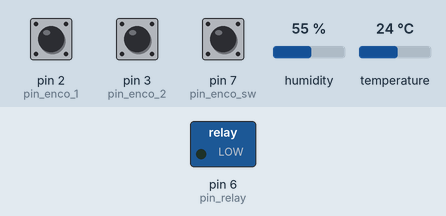
Simulated run of this sketch. Board: Arduino Uno, built with avr-gcc and run on an emulated ATmega328P. On the bench: switched loads named in the sketch (green lamp = pin HIGH). The inputs (shaded band) are chosen by the test bench; at power-on: pin 2 (pin_enco_1) HIGH, pin 3 (pin_enco_2) HIGH, pin 7 (pin_enco_sw) HIGH, humidity 55 %, temperature 24 °C.

Above: at 0.1 s.
At 3.1 s:
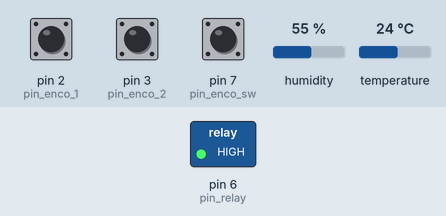
Timing chart, 0 to 4.6 s (numbered marks = the images above):
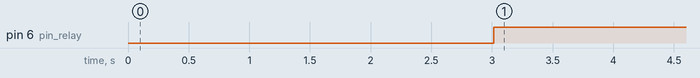

The sketch:

proofing_box.ino
```cpp
// Bread Proofing Box
// michael@mwild.me
//
// Maintains a constant temperature inside a proofing box by turning on/off
// a heating pad connected to a relay.
//

#include "DHT.h" // Adafruit DHT Sensor Library - tested with v1.3.10
#include "SoftwareSerial.h"

const boolean debug = false;
const int pin_enco_1 = 2; // 2/3 are special pins. the encoder must be here
const int pin_enco_2 = 3;
const int pin_enco_sw = 7; // encoder switch
const int pin_disp_tx = 4; // pin that the display RX is connected to.
const int pin_disp_rx = 11; // needed to create the software serial. doesn't need physical connection
const int baud_rate = 9600; // set correct baud rate. default of s7s is 9600
const int disp_brightness = 255;
const int pin_dht = 5; // pin that the DHT is connected to
const int dht_type = DHT22; // DHT 22 (AM2302)
const int refresh_freq = 100; // time to wait between loops
const float enco_sensitivity = 0.25; // how much does the encoder need to turn to update 1 deg c
const int pin_relay = 6; // pin the relay is connected to
const float cushion_temp = 2.0; // how many degrees change is required to change the relay state

char buff[10]; // display output buffer
volatile int enco_prev = 0; // previous encoder direction
volatile long enco_value = 100; // the current encoder value
volatile float target_temp = 0; // the target temperature
boolean setup_mode = false; // are we currently in setup mode, or normal mode?
unsigned long time_now = 0; // current uptime in ms
float current_temp = 0; // current temperature

SoftwareSerial disp(pin_disp_rx, pin_disp_tx); // the display

DHT dht(pin_dht, dht_type); // the temperature sensor

void setup() {
  if (debug) {
    Serial.begin(baud_rate);
  }

  // init display
  disp.begin(baud_rate);
  clearDisplay();
  setBrightness(disp_brightness);

  // init dht
  dht.begin();

  // init encoder
  pinMode(pin_enco_1, INPUT);
  pinMode(pin_enco_2, INPUT);
  pinMode(pin_enco_sw, INPUT);

  digitalWrite(pin_enco_1, HIGH); // turn pullup resistor on
  digitalWrite(pin_enco_2, HIGH); // turn pullup resistor on
  digitalWrite(pin_enco_sw, HIGH); // turn pullup resistor on

  attachInterrupt(0, updateEncoder, CHANGE); // call updateEncoder() when interrupt 0 (pin 2) or 1 (pin 3) change
  attachInterrupt(1, updateEncoder, CHANGE);

  // init relay
  pinMode(pin_relay, OUTPUT);
  switchRelay(false);

  // init system
  target_temp = enco_value * enco_sensitivity;
  writeTargetTemperature();
  delay(3000);
}

void loop() {
  // check if the encoder switch is being pressed and enter or exit setup_mode
  if (!digitalRead(pin_enco_sw)) {
    setup_mode = !setup_mode;
    updateDisplay();
    delay(1000); // prevent immediately switching back to the other mode
  }

  if (!setup_mode) {
    current_temp = dht.readTemperature(false);

    if (isnan(current_temp)) {
      disp.print("Err ");
      return;
    }

    // we don't want the heater constantly flicking on and off, here we check the
    // current state and compute a "cushioned" target before comparing
    float cushion = cushion_temp / 2.0;

    float cushioned_target = relayState()
      ? target_temp + cushion
      : target_temp - cushion;

    if (debug) { Serial.print("target: "); Serial.println(cushioned_target); }

    switchRelay(current_temp <= cushioned_target);
  }

  // only refresh the display periodically to prevent flicker
  if (millis() - time_now > refresh_freq) {
    time_now = millis();
    updateDisplay();
  }
}

void updateDisplay() {
  if (setup_mode) {
    writeTargetTemperature();
  } else {
    writeCurrentTemperature();
  }
}

void writeCurrentTemperature() {
  // temp is a float. we need an int (well actually a string) to send to the display
  // we multiply by 100 and put a decimal place at position 2
  setDecimals(0b000010);
  sprintf(buff, "%4d", (int) (current_temp * 100));
  disp.print(buff);

  if (debug) { Serial.print("current: "); Serial.println(current_temp); }
}

void writeTargetTemperature() {
  if (debug) {
    Serial.println(target_temp);
  }
  setDecimals(0b010000);
  sprintf(buff, "T %2d", (int) target_temp);
  disp.print(buff);
}

void clearDisplay() {
  disp.write(0x76); // clear command byte
}

void setBrightness(byte value) {
  disp.write(0x7A);  // brightness command byte
  disp.write(value); // (0--->255)
}

void setDecimals(byte decimals) {
  disp.write(0x77);     // decimal command byte
  disp.write(decimals); // (Apos)(Colon)(Digit 4)(Digit 3)(Digit2)(Digit1)
}

void updateEncoder() {
  if (!setup_mode) {
    return;
  }

  int msb = digitalRead(pin_enco_1);
  int lsb = digitalRead(pin_enco_2);

  int enco = (msb << 1) | lsb; // convert the 2 pin value to single number
  int sum = (enco_prev << 2) | enco; // compare to the previous value

  // add or subtract based on rotation
  if (sum == 0b1101 || sum == 0b0100 || sum == 0b0010 || sum == 0b1011) { enco_value++; }
  if (sum == 0b1110 || sum == 0b0111 || sum == 0b0001 || sum == 0b1000) { enco_value--; }

  enco_prev = enco; // save for next time

  target_temp = enco_value * enco_sensitivity;
}

void switchRelay(boolean on) {
  if (on) {
    digitalWrite(pin_relay, HIGH);
    if (debug) { Serial.println("relay: on"); }
  } else  {
    digitalWrite(pin_relay, LOW);
    if (debug) { Serial.println("relay: off"); }
  }
}

bool relayState() {
  int value = digitalRead(pin_relay);
  bool state = (value == HIGH);
  if (debug) { Serial.println(state ? "relayState() -> on" : "relayState() -> off"); }
  return state;
}
```

Measured:
- by itself, pin 6 (pin_relay): LOW → HIGH at 3.0 s
